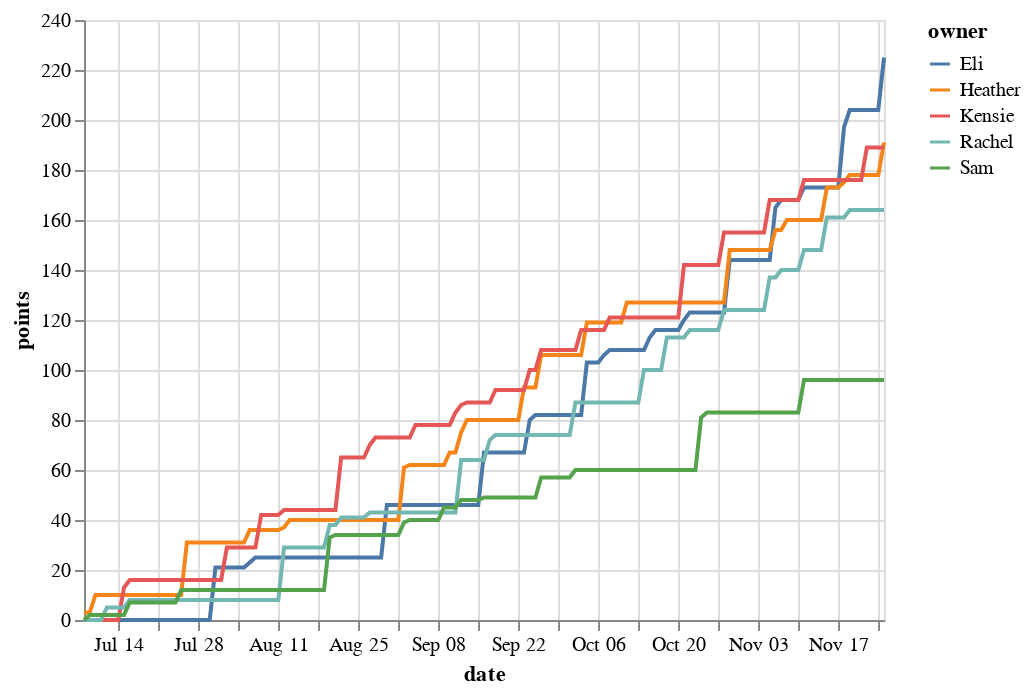

The cell this chart's notebook holds for it:
### Markdown cell above
Judging by story points, I went from worst to first in 4 months!

### Code cell
alt.Chart(points_over_time).mark_line().encode(
    x = 'date',
    y = 'points',
    color = 'owner'
)

### Figure 1 — Vega-Lite specification as saved in the notebook (floating-point values rounded to 4 significant figures; data arrays with more than 128 entries replaced by an {"elided": "..."} marker saying what was removed)
{"config": {"view": {"continuousWidth": 400, "continuousHeight": 300}}, "data": {"name": "data-2ad781881b7732e1872525c4ee2b7674"}, "mark": "line", "encoding": {"color": {"type": "nominal", "field": "owner"}, "x": {"type": "temporal", "field": "date"}, "y": {"type": "quantitative", "field": "points"}}, "$schema": "https://vega.github.io/schema/vega-lite/v4.0.0.json", "datasets": {"data-2ad781881b7732e1872525c4ee2b7674": {"elided": "705 records"}}}
